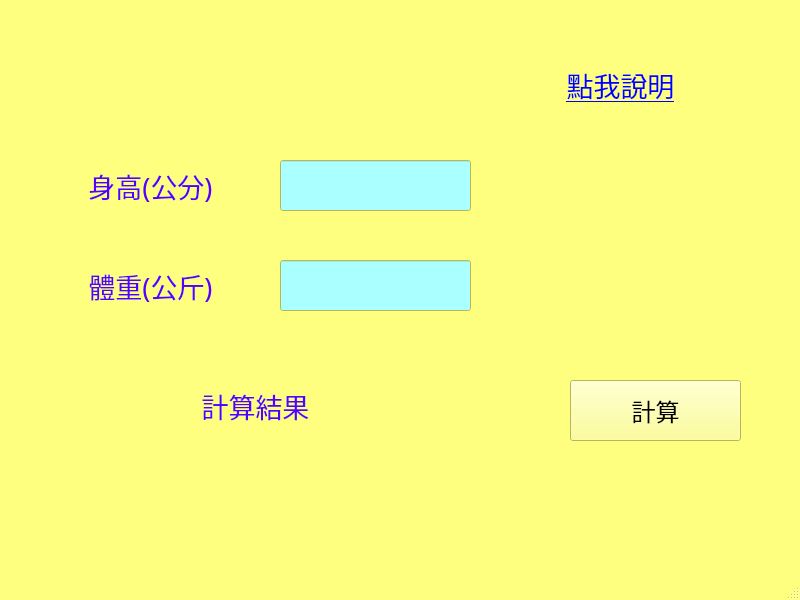
<?xml version="1.0" encoding="UTF-8"?>
<ui version="4.0">
 <class>MainWindow</class>
 <widget class="QMainWindow" name="MainWindow">
  <property name="geometry">
   <rect>
    <x>0</x>
    <y>0</y>
    <width>800</width>
    <height>600</height>
   </rect>
  </property>
  <property name="palette">
   <palette>
    <active>
     <colorrole role="WindowText">
      <brush brushstyle="SolidPattern">
       <color alpha="255">
        <red>0</red>
        <green>0</green>
        <blue>0</blue>
       </color>
      </brush>
     </colorrole>
     <colorrole role="Button">
      <brush brushstyle="SolidPattern">
       <color alpha="255">
        <red>255</red>
        <green>255</green>
        <blue>127</blue>
       </color>
      </brush>
     </colorrole>
     <colorrole role="Light">
      <brush brushstyle="SolidPattern">
       <color alpha="255">
        <red>255</red>
        <green>255</green>
        <blue>254</blue>
       </color>
      </brush>
     </colorrole>
     <colorrole role="Midlight">
      <brush brushstyle="SolidPattern">
       <color alpha="255">
        <red>255</red>
        <green>255</green>
        <blue>190</blue>
       </color>
      </brush>
     </colorrole>
     <colorrole role="Dark">
      <brush brushstyle="SolidPattern">
       <color alpha="255">
        <red>127</red>
        <green>127</green>
        <blue>63</blue>
       </color>
      </brush>
     </colorrole>
     <colorrole role="Mid">
      <brush brushstyle="SolidPattern">
       <color alpha="255">
        <red>170</red>
        <green>170</green>
        <blue>85</blue>
       </color>
      </brush>
     </colorrole>
     <colorrole role="Text">
      <brush brushstyle="SolidPattern">
       <color alpha="255">
        <red>0</red>
        <green>0</green>
        <blue>0</blue>
       </color>
      </brush>
     </colorrole>
     <colorrole role="BrightText">
      <brush brushstyle="SolidPattern">
       <color alpha="255">
        <red>255</red>
        <green>255</green>
        <blue>255</blue>
       </color>
      </brush>
     </colorrole>
     <colorrole role="ButtonText">
      <brush brushstyle="SolidPattern">
       <color alpha="255">
        <red>0</red>
        <green>0</green>
        <blue>0</blue>
       </color>
      </brush>
     </colorrole>
     <colorrole role="Base">
      <brush brushstyle="SolidPattern">
       <color alpha="255">
        <red>255</red>
        <green>255</green>
        <blue>255</blue>
       </color>
      </brush>
     </colorrole>
     <colorrole role="Window">
      <brush brushstyle="SolidPattern">
       <color alpha="255">
        <red>255</red>
        <green>255</green>
        <blue>127</blue>
       </color>
      </brush>
     </colorrole>
     <colorrole role="Shadow">
      <brush brushstyle="SolidPattern">
       <color alpha="255">
        <red>0</red>
        <green>0</green>
        <blue>0</blue>
       </color>
      </brush>
     </colorrole>
     <colorrole role="AlternateBase">
      <brush brushstyle="SolidPattern">
       <color alpha="255">
        <red>255</red>
        <green>255</green>
        <blue>191</blue>
       </color>
      </brush>
     </colorrole>
     <colorrole role="ToolTipBase">
      <brush brushstyle="SolidPattern">
       <color alpha="255">
        <red>255</red>
        <green>255</green>
        <blue>220</blue>
       </color>
      </brush>
     </colorrole>
     <colorrole role="ToolTipText">
      <brush brushstyle="SolidPattern">
       <color alpha="255">
        <red>0</red>
        <green>0</green>
        <blue>0</blue>
       </color>
      </brush>
     </colorrole>
     <colorrole role="PlaceholderText">
      <brush brushstyle="SolidPattern">
       <color alpha="128">
        <red>0</red>
        <green>0</green>
        <blue>0</blue>
       </color>
      </brush>
     </colorrole>
    </active>
    <inactive>
     <colorrole role="WindowText">
      <brush brushstyle="SolidPattern">
       <color alpha="255">
        <red>0</red>
        <green>0</green>
        <blue>0</blue>
       </color>
      </brush>
     </colorrole>
     <colorrole role="Button">
      <brush brushstyle="SolidPattern">
       <color alpha="255">
        <red>255</red>
        <green>255</green>
        <blue>127</blue>
       </color>
      </brush>
     </colorrole>
     <colorrole role="Light">
      <brush brushstyle="SolidPattern">
       <color alpha="255">
        <red>255</red>
        <green>255</green>
        <blue>254</blue>
       </color>
      </brush>
     </colorrole>
     <colorrole role="Midlight">
      <brush brushstyle="SolidPattern">
       <color alpha="255">
        <red>255</red>
        <green>255</green>
        <blue>190</blue>
       </color>
      </brush>
     </colorrole>
     <colorrole role="Dark">
      <brush brushstyle="SolidPattern">
       <color alpha="255">
        <red>127</red>
        <green>127</green>
        <blue>63</blue>
       </color>
      </brush>
     </colorrole>
     <colorrole role="Mid">
      <brush brushstyle="SolidPattern">
       <color alpha="255">
        <red>170</red>
        <green>170</green>
        <blue>85</blue>
       </color>
      </brush>
     </colorrole>
     <colorrole role="Text">
      <brush brushstyle="SolidPattern">
       <color alpha="255">
        <red>0</red>
        <green>0</green>
        <blue>0</blue>
       </color>
      </brush>
     </colorrole>
     <colorrole role="BrightText">
      <brush brushstyle="SolidPattern">
       <color alpha="255">
        <red>255</red>
        <green>255</green>
        <blue>255</blue>
       </color>
      </brush>
     </colorrole>
     <colorrole role="ButtonText">
      <brush brushstyle="SolidPattern">
       <color alpha="255">
        <red>0</red>
        <green>0</green>
        <blue>0</blue>
       </color>
      </brush>
     </colorrole>
     <colorrole role="Base">
      <brush brushstyle="SolidPattern">
       <color alpha="255">
        <red>255</red>
        <green>255</green>
        <blue>255</blue>
       </color>
      </brush>
     </colorrole>
     <colorrole role="Window">
      <brush brushstyle="SolidPattern">
       <color alpha="255">
        <red>255</red>
        <green>255</green>
        <blue>127</blue>
       </color>
      </brush>
     </colorrole>
     <colorrole role="Shadow">
      <brush brushstyle="SolidPattern">
       <color alpha="255">
        <red>0</red>
        <green>0</green>
        <blue>0</blue>
       </color>
      </brush>
     </colorrole>
     <colorrole role="AlternateBase">
      <brush brushstyle="SolidPattern">
       <color alpha="255">
        <red>255</red>
        <green>255</green>
        <blue>191</blue>
       </color>
      </brush>
     </colorrole>
     <colorrole role="ToolTipBase">
      <brush brushstyle="SolidPattern">
       <color alpha="255">
        <red>255</red>
        <green>255</green>
        <blue>220</blue>
       </color>
      </brush>
     </colorrole>
     <colorrole role="ToolTipText">
      <brush brushstyle="SolidPattern">
       <color alpha="255">
        <red>0</red>
        <green>0</green>
        <blue>0</blue>
       </color>
      </brush>
     </colorrole>
     <colorrole role="PlaceholderText">
      <brush brushstyle="SolidPattern">
       <color alpha="128">
        <red>0</red>
        <green>0</green>
        <blue>0</blue>
       </color>
      </brush>
     </colorrole>
    </inactive>
    <disabled>
     <colorrole role="WindowText">
      <brush brushstyle="SolidPattern">
       <color alpha="255">
        <red>127</red>
        <green>127</green>
        <blue>63</blue>
       </color>
      </brush>
     </colorrole>
     <colorrole role="Button">
      <brush brushstyle="SolidPattern">
       <color alpha="255">
        <red>255</red>
        <green>255</green>
        <blue>127</blue>
       </color>
      </brush>
     </colorrole>
     <colorrole role="Light">
      <brush brushstyle="SolidPattern">
       <color alpha="255">
        <red>255</red>
        <green>255</green>
        <blue>254</blue>
       </color>
      </brush>
     </colorrole>
     <colorrole role="Midlight">
      <brush brushstyle="SolidPattern">
       <color alpha="255">
        <red>255</red>
        <green>255</green>
        <blue>190</blue>
       </color>
      </brush>
     </colorrole>
     <colorrole role="Dark">
      <brush brushstyle="SolidPattern">
       <color alpha="255">
        <red>127</red>
        <green>127</green>
        <blue>63</blue>
       </color>
      </brush>
     </colorrole>
     <colorrole role="Mid">
      <brush brushstyle="SolidPattern">
       <color alpha="255">
        <red>170</red>
        <green>170</green>
        <blue>85</blue>
       </color>
      </brush>
     </colorrole>
     <colorrole role="Text">
      <brush brushstyle="SolidPattern">
       <color alpha="255">
        <red>127</red>
        <green>127</green>
        <blue>63</blue>
       </color>
      </brush>
     </colorrole>
     <colorrole role="BrightText">
      <brush brushstyle="SolidPattern">
       <color alpha="255">
        <red>255</red>
        <green>255</green>
        <blue>255</blue>
       </color>
      </brush>
     </colorrole>
     <colorrole role="ButtonText">
      <brush brushstyle="SolidPattern">
       <color alpha="255">
        <red>127</red>
        <green>127</green>
        <blue>63</blue>
       </color>
      </brush>
     </colorrole>
     <colorrole role="Base">
      <brush brushstyle="SolidPattern">
       <color alpha="255">
        <red>255</red>
        <green>255</green>
        <blue>127</blue>
       </color>
      </brush>
     </colorrole>
     <colorrole role="Window">
      <brush brushstyle="SolidPattern">
       <color alpha="255">
        <red>255</red>
        <green>255</green>
        <blue>127</blue>
       </color>
      </brush>
     </colorrole>
     <colorrole role="Shadow">
      <brush brushstyle="SolidPattern">
       <color alpha="255">
        <red>0</red>
        <green>0</green>
        <blue>0</blue>
       </color>
      </brush>
     </colorrole>
     <colorrole role="AlternateBase">
      <brush brushstyle="SolidPattern">
       <color alpha="255">
        <red>255</red>
        <green>255</green>
        <blue>127</blue>
       </color>
      </brush>
     </colorrole>
     <colorrole role="ToolTipBase">
      <brush brushstyle="SolidPattern">
       <color alpha="255">
        <red>255</red>
        <green>255</green>
        <blue>220</blue>
       </color>
      </brush>
     </colorrole>
     <colorrole role="ToolTipText">
      <brush brushstyle="SolidPattern">
       <color alpha="255">
        <red>0</red>
        <green>0</green>
        <blue>0</blue>
       </color>
      </brush>
     </colorrole>
     <colorrole role="PlaceholderText">
      <brush brushstyle="SolidPattern">
       <color alpha="128">
        <red>0</red>
        <green>0</green>
        <blue>0</blue>
       </color>
      </brush>
     </colorrole>
    </disabled>
   </palette>
  </property>
  <property name="windowTitle">
   <string>MainWindow</string>
  </property>
  <widget class="QWidget" name="centralwidget">
   <widget class="QLabel" name="label">
    <property name="geometry">
     <rect>
      <x>140</x>
      <y>50</y>
      <width>211</width>
      <height>71</height>
     </rect>
    </property>
    <property name="font">
     <font>
      <family>微軟正黑體</family>
      <pointsize>20</pointsize>
     </font>
    </property>
    <property name="text">
     <string/>
    </property>
    <property name="pixmap">
     <pixmap>LabelPlot.png</pixmap>
    </property>
    <property name="scaledContents">
     <bool>true</bool>
    </property>
    <property name="alignment">
     <set>Qt::AlignCenter</set>
    </property>
   </widget>
   <widget class="QLabel" name="label_2">
    <property name="geometry">
     <rect>
      <x>60</x>
      <y>150</y>
      <width>181</width>
      <height>71</height>
     </rect>
    </property>
    <property name="palette">
     <palette>
      <active>
       <colorrole role="WindowText">
        <brush brushstyle="SolidPattern">
         <color alpha="255">
          <red>85</red>
          <green>0</green>
          <blue>255</blue>
         </color>
        </brush>
       </colorrole>
      </active>
      <inactive>
       <colorrole role="WindowText">
        <brush brushstyle="SolidPattern">
         <color alpha="255">
          <red>85</red>
          <green>0</green>
          <blue>255</blue>
         </color>
        </brush>
       </colorrole>
      </inactive>
      <disabled>
       <colorrole role="WindowText">
        <brush brushstyle="SolidPattern">
         <color alpha="255">
          <red>127</red>
          <green>127</green>
          <blue>63</blue>
         </color>
        </brush>
       </colorrole>
      </disabled>
     </palette>
    </property>
    <property name="font">
     <font>
      <family>微軟正黑體</family>
      <pointsize>20</pointsize>
     </font>
    </property>
    <property name="text">
     <string>身高(公分)</string>
    </property>
    <property name="alignment">
     <set>Qt::AlignCenter</set>
    </property>
   </widget>
   <widget class="QLabel" name="label_3">
    <property name="geometry">
     <rect>
      <x>60</x>
      <y>250</y>
      <width>181</width>
      <height>71</height>
     </rect>
    </property>
    <property name="palette">
     <palette>
      <active>
       <colorrole role="WindowText">
        <brush brushstyle="SolidPattern">
         <color alpha="255">
          <red>85</red>
          <green>0</green>
          <blue>255</blue>
         </color>
        </brush>
       </colorrole>
      </active>
      <inactive>
       <colorrole role="WindowText">
        <brush brushstyle="SolidPattern">
         <color alpha="255">
          <red>85</red>
          <green>0</green>
          <blue>255</blue>
         </color>
        </brush>
       </colorrole>
      </inactive>
      <disabled>
       <colorrole role="WindowText">
        <brush brushstyle="SolidPattern">
         <color alpha="255">
          <red>127</red>
          <green>127</green>
          <blue>63</blue>
         </color>
        </brush>
       </colorrole>
      </disabled>
     </palette>
    </property>
    <property name="font">
     <font>
      <family>微軟正黑體</family>
      <pointsize>20</pointsize>
     </font>
    </property>
    <property name="text">
     <string>體重(公斤)</string>
    </property>
    <property name="alignment">
     <set>Qt::AlignCenter</set>
    </property>
   </widget>
   <widget class="QLabel" name="label_4">
    <property name="geometry">
     <rect>
      <x>50</x>
      <y>380</y>
      <width>411</width>
      <height>51</height>
     </rect>
    </property>
    <property name="palette">
     <palette>
      <active>
       <colorrole role="WindowText">
        <brush brushstyle="SolidPattern">
         <color alpha="255">
          <red>85</red>
          <green>0</green>
          <blue>255</blue>
         </color>
        </brush>
       </colorrole>
      </active>
      <inactive>
       <colorrole role="WindowText">
        <brush brushstyle="SolidPattern">
         <color alpha="255">
          <red>85</red>
          <green>0</green>
          <blue>255</blue>
         </color>
        </brush>
       </colorrole>
      </inactive>
      <disabled>
       <colorrole role="WindowText">
        <brush brushstyle="SolidPattern">
         <color alpha="255">
          <red>127</red>
          <green>127</green>
          <blue>63</blue>
         </color>
        </brush>
       </colorrole>
      </disabled>
     </palette>
    </property>
    <property name="font">
     <font>
      <family>微軟正黑體</family>
      <pointsize>20</pointsize>
     </font>
    </property>
    <property name="text">
     <string>計算結果</string>
    </property>
    <property name="alignment">
     <set>Qt::AlignCenter</set>
    </property>
   </widget>
   <widget class="QLabel" name="label_5">
    <property name="geometry">
     <rect>
      <x>530</x>
      <y>50</y>
      <width>181</width>
      <height>71</height>
     </rect>
    </property>
    <property name="palette">
     <palette>
      <active>
       <colorrole role="WindowText">
        <brush brushstyle="SolidPattern">
         <color alpha="255">
          <red>85</red>
          <green>255</green>
          <blue>127</blue>
         </color>
        </brush>
       </colorrole>
       <colorrole role="Button">
        <brush brushstyle="SolidPattern">
         <color alpha="255">
          <red>170</red>
          <green>85</green>
          <blue>127</blue>
         </color>
        </brush>
       </colorrole>
       <colorrole role="Light">
        <brush brushstyle="SolidPattern">
         <color alpha="255">
          <red>255</red>
          <green>127</green>
          <blue>191</blue>
         </color>
        </brush>
       </colorrole>
       <colorrole role="Midlight">
        <brush brushstyle="SolidPattern">
         <color alpha="255">
          <red>212</red>
          <green>106</green>
          <blue>159</blue>
         </color>
        </brush>
       </colorrole>
       <colorrole role="Dark">
        <brush brushstyle="SolidPattern">
         <color alpha="255">
          <red>85</red>
          <green>42</green>
          <blue>64</blue>
         </color>
        </brush>
       </colorrole>
       <colorrole role="Mid">
        <brush brushstyle="SolidPattern">
         <color alpha="255">
          <red>113</red>
          <green>57</green>
          <blue>85</blue>
         </color>
        </brush>
       </colorrole>
       <colorrole role="Text">
        <brush brushstyle="SolidPattern">
         <color alpha="255">
          <red>0</red>
          <green>0</green>
          <blue>0</blue>
         </color>
        </brush>
       </colorrole>
       <colorrole role="BrightText">
        <brush brushstyle="SolidPattern">
         <color alpha="255">
          <red>255</red>
          <green>255</green>
          <blue>255</blue>
         </color>
        </brush>
       </colorrole>
       <colorrole role="ButtonText">
        <brush brushstyle="SolidPattern">
         <color alpha="255">
          <red>0</red>
          <green>0</green>
          <blue>0</blue>
         </color>
        </brush>
       </colorrole>
       <colorrole role="Base">
        <brush brushstyle="SolidPattern">
         <color alpha="255">
          <red>255</red>
          <green>255</green>
          <blue>255</blue>
         </color>
        </brush>
       </colorrole>
       <colorrole role="Window">
        <brush brushstyle="SolidPattern">
         <color alpha="255">
          <red>170</red>
          <green>85</green>
          <blue>127</blue>
         </color>
        </brush>
       </colorrole>
       <colorrole role="Shadow">
        <brush brushstyle="SolidPattern">
         <color alpha="255">
          <red>0</red>
          <green>0</green>
          <blue>0</blue>
         </color>
        </brush>
       </colorrole>
       <colorrole role="Link">
        <brush brushstyle="SolidPattern">
         <color alpha="255">
          <red>85</red>
          <green>0</green>
          <blue>127</blue>
         </color>
        </brush>
       </colorrole>
       <colorrole role="AlternateBase">
        <brush brushstyle="SolidPattern">
         <color alpha="255">
          <red>212</red>
          <green>170</green>
          <blue>191</blue>
         </color>
        </brush>
       </colorrole>
       <colorrole role="ToolTipBase">
        <brush brushstyle="SolidPattern">
         <color alpha="255">
          <red>255</red>
          <green>255</green>
          <blue>220</blue>
         </color>
        </brush>
       </colorrole>
       <colorrole role="ToolTipText">
        <brush brushstyle="SolidPattern">
         <color alpha="255">
          <red>0</red>
          <green>0</green>
          <blue>0</blue>
         </color>
        </brush>
       </colorrole>
       <colorrole role="PlaceholderText">
        <brush brushstyle="SolidPattern">
         <color alpha="128">
          <red>0</red>
          <green>0</green>
          <blue>0</blue>
         </color>
        </brush>
       </colorrole>
      </active>
      <inactive>
       <colorrole role="WindowText">
        <brush brushstyle="SolidPattern">
         <color alpha="255">
          <red>85</red>
          <green>255</green>
          <blue>127</blue>
         </color>
        </brush>
       </colorrole>
       <colorrole role="Button">
        <brush brushstyle="SolidPattern">
         <color alpha="255">
          <red>170</red>
          <green>85</green>
          <blue>127</blue>
         </color>
        </brush>
       </colorrole>
       <colorrole role="Light">
        <brush brushstyle="SolidPattern">
         <color alpha="255">
          <red>255</red>
          <green>127</green>
          <blue>191</blue>
         </color>
        </brush>
       </colorrole>
       <colorrole role="Midlight">
        <brush brushstyle="SolidPattern">
         <color alpha="255">
          <red>212</red>
          <green>106</green>
          <blue>159</blue>
         </color>
        </brush>
       </colorrole>
       <colorrole role="Dark">
        <brush brushstyle="SolidPattern">
         <color alpha="255">
          <red>85</red>
          <green>42</green>
          <blue>64</blue>
         </color>
        </brush>
       </colorrole>
       <colorrole role="Mid">
        <brush brushstyle="SolidPattern">
         <color alpha="255">
          <red>113</red>
          <green>57</green>
          <blue>85</blue>
         </color>
        </brush>
       </colorrole>
       <colorrole role="Text">
        <brush brushstyle="SolidPattern">
         <color alpha="255">
          <red>0</red>
          <green>0</green>
          <blue>0</blue>
         </color>
        </brush>
       </colorrole>
       <colorrole role="BrightText">
        <brush brushstyle="SolidPattern">
         <color alpha="255">
          <red>255</red>
          <green>255</green>
          <blue>255</blue>
         </color>
        </brush>
       </colorrole>
       <colorrole role="ButtonText">
        <brush brushstyle="SolidPattern">
         <color alpha="255">
          <red>0</red>
          <green>0</green>
          <blue>0</blue>
         </color>
        </brush>
       </colorrole>
       <colorrole role="Base">
        <brush brushstyle="SolidPattern">
         <color alpha="255">
          <red>255</red>
          <green>255</green>
          <blue>255</blue>
         </color>
        </brush>
       </colorrole>
       <colorrole role="Window">
        <brush brushstyle="SolidPattern">
         <color alpha="255">
          <red>170</red>
          <green>85</green>
          <blue>127</blue>
         </color>
        </brush>
       </colorrole>
       <colorrole role="Shadow">
        <brush brushstyle="SolidPattern">
         <color alpha="255">
          <red>0</red>
          <green>0</green>
          <blue>0</blue>
         </color>
        </brush>
       </colorrole>
       <colorrole role="Link">
        <brush brushstyle="SolidPattern">
         <color alpha="255">
          <red>85</red>
          <green>0</green>
          <blue>127</blue>
         </color>
        </brush>
       </colorrole>
       <colorrole role="AlternateBase">
        <brush brushstyle="SolidPattern">
         <color alpha="255">
          <red>212</red>
          <green>170</green>
          <blue>191</blue>
         </color>
        </brush>
       </colorrole>
       <colorrole role="ToolTipBase">
        <brush brushstyle="SolidPattern">
         <color alpha="255">
          <red>255</red>
          <green>255</green>
          <blue>220</blue>
         </color>
        </brush>
       </colorrole>
       <colorrole role="ToolTipText">
        <brush brushstyle="SolidPattern">
         <color alpha="255">
          <red>0</red>
          <green>0</green>
          <blue>0</blue>
         </color>
        </brush>
       </colorrole>
       <colorrole role="PlaceholderText">
        <brush brushstyle="SolidPattern">
         <color alpha="128">
          <red>0</red>
          <green>0</green>
          <blue>0</blue>
         </color>
        </brush>
       </colorrole>
      </inactive>
      <disabled>
       <colorrole role="WindowText">
        <brush brushstyle="SolidPattern">
         <color alpha="255">
          <red>85</red>
          <green>42</green>
          <blue>64</blue>
         </color>
        </brush>
       </colorrole>
       <colorrole role="Button">
        <brush brushstyle="SolidPattern">
         <color alpha="255">
          <red>170</red>
          <green>85</green>
          <blue>127</blue>
         </color>
        </brush>
       </colorrole>
       <colorrole role="Light">
        <brush brushstyle="SolidPattern">
         <color alpha="255">
          <red>255</red>
          <green>127</green>
          <blue>191</blue>
         </color>
        </brush>
       </colorrole>
       <colorrole role="Midlight">
        <brush brushstyle="SolidPattern">
         <color alpha="255">
          <red>212</red>
          <green>106</green>
          <blue>159</blue>
         </color>
        </brush>
       </colorrole>
       <colorrole role="Dark">
        <brush brushstyle="SolidPattern">
         <color alpha="255">
          <red>85</red>
          <green>42</green>
          <blue>64</blue>
         </color>
        </brush>
       </colorrole>
       <colorrole role="Mid">
        <brush brushstyle="SolidPattern">
         <color alpha="255">
          <red>113</red>
          <green>57</green>
          <blue>85</blue>
         </color>
        </brush>
       </colorrole>
       <colorrole role="Text">
        <brush brushstyle="SolidPattern">
         <color alpha="255">
          <red>85</red>
          <green>42</green>
          <blue>64</blue>
         </color>
        </brush>
       </colorrole>
       <colorrole role="BrightText">
        <brush brushstyle="SolidPattern">
         <color alpha="255">
          <red>255</red>
          <green>255</green>
          <blue>255</blue>
         </color>
        </brush>
       </colorrole>
       <colorrole role="ButtonText">
        <brush brushstyle="SolidPattern">
         <color alpha="255">
          <red>85</red>
          <green>42</green>
          <blue>64</blue>
         </color>
        </brush>
       </colorrole>
       <colorrole role="Base">
        <brush brushstyle="SolidPattern">
         <color alpha="255">
          <red>170</red>
          <green>85</green>
          <blue>127</blue>
         </color>
        </brush>
       </colorrole>
       <colorrole role="Window">
        <brush brushstyle="SolidPattern">
         <color alpha="255">
          <red>170</red>
          <green>85</green>
          <blue>127</blue>
         </color>
        </brush>
       </colorrole>
       <colorrole role="Shadow">
        <brush brushstyle="SolidPattern">
         <color alpha="255">
          <red>0</red>
          <green>0</green>
          <blue>0</blue>
         </color>
        </brush>
       </colorrole>
       <colorrole role="Link">
        <brush brushstyle="SolidPattern">
         <color alpha="255">
          <red>85</red>
          <green>0</green>
          <blue>127</blue>
         </color>
        </brush>
       </colorrole>
       <colorrole role="AlternateBase">
        <brush brushstyle="SolidPattern">
         <color alpha="255">
          <red>170</red>
          <green>85</green>
          <blue>127</blue>
         </color>
        </brush>
       </colorrole>
       <colorrole role="ToolTipBase">
        <brush brushstyle="SolidPattern">
         <color alpha="255">
          <red>255</red>
          <green>255</green>
          <blue>220</blue>
         </color>
        </brush>
       </colorrole>
       <colorrole role="ToolTipText">
        <brush brushstyle="SolidPattern">
         <color alpha="255">
          <red>0</red>
          <green>0</green>
          <blue>0</blue>
         </color>
        </brush>
       </colorrole>
       <colorrole role="PlaceholderText">
        <brush brushstyle="SolidPattern">
         <color alpha="128">
          <red>0</red>
          <green>0</green>
          <blue>0</blue>
         </color>
        </brush>
       </colorrole>
      </disabled>
     </palette>
    </property>
    <property name="font">
     <font>
      <family>微軟正黑體</family>
      <pointsize>20</pointsize>
     </font>
    </property>
    <property name="text">
     <string>&lt;!DOCTYPE HTML PUBLIC &quot;-//W3C//DTD HTML 4.0//EN&quot; &quot;http://www.w3.org/TR/REC-html40/strict.dtd&quot;&gt;
&lt;html&gt;&lt;head&gt;&lt;meta name=&quot;qrichtext&quot; content=&quot;1&quot; /&gt;&lt;style type=&quot;text/css&quot;&gt;
p, li { white-space: pre-wrap; }
&lt;/style&gt;&lt;/head&gt;&lt;body style=&quot; font-family:'微軟正黑體'; font-size:20pt; font-weight:400; font-style:normal;&quot;&gt;
&lt;p style=&quot; margin-top:12px; margin-bottom:12px; margin-left:0px; margin-right:0px; -qt-block-indent:0; text-indent:0px;&quot;&gt;&lt;a href=&quot;https://health99.hpa.gov.tw/OnlinkHealth/Onlink_BMI.aspx&quot;&gt;&lt;span style=&quot; color:#0000ff;&quot;&gt;點我說明&lt;/span&gt;&lt;/a&gt;&lt;/p&gt;&lt;/body&gt;&lt;/html&gt;</string>
    </property>
    <property name="alignment">
     <set>Qt::AlignCenter</set>
    </property>
    <property name="openExternalLinks">
     <bool>true</bool>
    </property>
   </widget>
   <widget class="QLineEdit" name="lineEdit">
    <property name="geometry">
     <rect>
      <x>280</x>
      <y>160</y>
      <width>191</width>
      <height>51</height>
     </rect>
    </property>
    <property name="palette">
     <palette>
      <active>
       <colorrole role="Light">
        <brush brushstyle="SolidPattern">
         <color alpha="255">
          <red>255</red>
          <green>255</green>
          <blue>255</blue>
         </color>
        </brush>
       </colorrole>
       <colorrole role="Base">
        <brush brushstyle="SolidPattern">
         <color alpha="255">
          <red>170</red>
          <green>255</green>
          <blue>255</blue>
         </color>
        </brush>
       </colorrole>
       <colorrole role="HighlightedText">
        <brush brushstyle="SolidPattern">
         <color alpha="255">
          <red>255</red>
          <green>255</green>
          <blue>255</blue>
         </color>
        </brush>
       </colorrole>
      </active>
      <inactive>
       <colorrole role="Light">
        <brush brushstyle="SolidPattern">
         <color alpha="255">
          <red>255</red>
          <green>255</green>
          <blue>255</blue>
         </color>
        </brush>
       </colorrole>
       <colorrole role="Base">
        <brush brushstyle="SolidPattern">
         <color alpha="255">
          <red>170</red>
          <green>255</green>
          <blue>255</blue>
         </color>
        </brush>
       </colorrole>
       <colorrole role="HighlightedText">
        <brush brushstyle="SolidPattern">
         <color alpha="255">
          <red>255</red>
          <green>255</green>
          <blue>255</blue>
         </color>
        </brush>
       </colorrole>
      </inactive>
      <disabled>
       <colorrole role="Light">
        <brush brushstyle="SolidPattern">
         <color alpha="255">
          <red>255</red>
          <green>255</green>
          <blue>255</blue>
         </color>
        </brush>
       </colorrole>
       <colorrole role="Base">
        <brush brushstyle="SolidPattern">
         <color alpha="255">
          <red>255</red>
          <green>255</green>
          <blue>127</blue>
         </color>
        </brush>
       </colorrole>
       <colorrole role="HighlightedText">
        <brush brushstyle="SolidPattern">
         <color alpha="255">
          <red>255</red>
          <green>255</green>
          <blue>255</blue>
         </color>
        </brush>
       </colorrole>
      </disabled>
     </palette>
    </property>
    <property name="font">
     <font>
      <pointsize>18</pointsize>
     </font>
    </property>
    <property name="text">
     <string/>
    </property>
   </widget>
   <widget class="QLineEdit" name="lineEdit_2">
    <property name="geometry">
     <rect>
      <x>280</x>
      <y>260</y>
      <width>191</width>
      <height>51</height>
     </rect>
    </property>
    <property name="palette">
     <palette>
      <active>
       <colorrole role="Base">
        <brush brushstyle="SolidPattern">
         <color alpha="255">
          <red>170</red>
          <green>255</green>
          <blue>255</blue>
         </color>
        </brush>
       </colorrole>
      </active>
      <inactive>
       <colorrole role="Base">
        <brush brushstyle="SolidPattern">
         <color alpha="255">
          <red>170</red>
          <green>255</green>
          <blue>255</blue>
         </color>
        </brush>
       </colorrole>
      </inactive>
      <disabled>
       <colorrole role="Base">
        <brush brushstyle="SolidPattern">
         <color alpha="255">
          <red>255</red>
          <green>255</green>
          <blue>127</blue>
         </color>
        </brush>
       </colorrole>
      </disabled>
     </palette>
    </property>
    <property name="font">
     <font>
      <pointsize>18</pointsize>
     </font>
    </property>
   </widget>
   <widget class="QPushButton" name="pushButton">
    <property name="geometry">
     <rect>
      <x>570</x>
      <y>380</y>
      <width>171</width>
      <height>61</height>
     </rect>
    </property>
    <property name="font">
     <font>
      <family>微軟正黑體</family>
      <pointsize>18</pointsize>
     </font>
    </property>
    <property name="text">
     <string>計算</string>
    </property>
   </widget>
  </widget>
  <widget class="QStatusBar" name="statusbar"/>
 </widget>
 <resources/>
 <connections/>
</ui>
